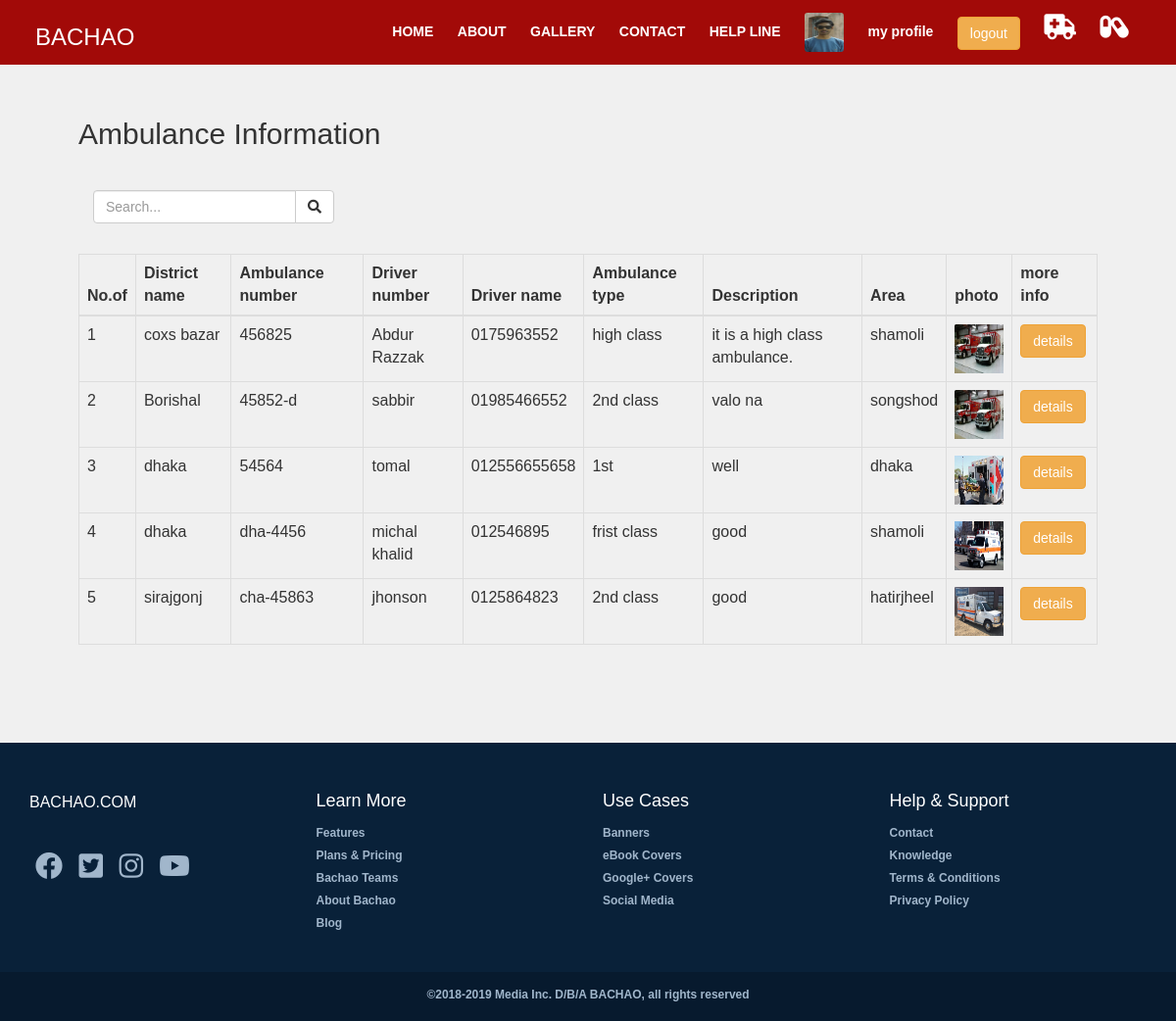
The page /reg_user/call_for_ambulance.php (signed in) on the database its author committed.
### tables this page shows
CREATE TABLE IF NOT EXISTS `registration` (
`reg_id` int(50) NOT NULL,
  `first_name` varchar(50) NOT NULL,
  `last_name` text NOT NULL,
  `address` varchar(50) NOT NULL,
  `city` varchar(50) NOT NULL,
  `state` varchar(50) NOT NULL,
  `zip` int(50) NOT NULL,
  `nid` varchar(200) NOT NULL,
  `age` int(50) NOT NULL,
  `gender` varchar(50) NOT NULL,
  `date` date NOT NULL,
  `phone` varchar(50) NOT NULL,
  `email` varchar(50) NOT NULL,
  `blood` varchar(50) NOT NULL,
  `photo` varchar(50) NOT NULL,
  `pass` varchar(50) NOT NULL,
  `type` int(50) NOT NULL
);

CREATE TABLE IF NOT EXISTS `add_ambulance` (
`amb_id` int(50) NOT NULL,
  `ambulance_number` varchar(50) NOT NULL,
  `driver_name` varchar(50) NOT NULL,
  `dr_p_nu` varchar(50) NOT NULL,
  `ambulance_type` varchar(50) NOT NULL,
  `ambulance_area` varchar(50) NOT NULL,
  `am_discrip` varchar(50) NOT NULL,
  `amb_photo` varchar(50) NOT NULL,
  `district_name` varchar(100) NOT NULL
);

### reg_user/call_for_ambulance.php (the view, shortened to what this page needs)
<?php
include 'reg_header.php';
include 'reg_menu.php';
?>
<section class="call_for_ambulance">
<div class="container col-md-12">
    <div class="row">
    <div class=" ">
  <h2>Ambulance Information</h2>
          <br>
           <form action="user_search.php" class="navbar-form" role="search">
                <div class="input-group">
                    <input type="text" class="form-control" placeholder="Search..." name="search">
                    <div class="input-group-btn">
                        <button class="btn btn-default " type="submit"><span><i class="fa fa-search"></i></span></button>
                    </div>
                </div>
            </form>
          <br>
  <table class="table-responsive table-bordered table-hover table">
    <thead>
      <tr>
          <th>No.of</th>
          <th>District name</th>
        <th>Ambulance number</th>
        <th>Driver number</th>
        <th>Driver name</th>
        <th>Ambulance type</th>
        <th>Description</th>
        <th>Area</th>
        <th>photo</th>
        <th>more info</th>
      </tr>
    </thead>
    <tbody>
         <?php
        $i=0;
                    $select=  mysql_query("SELECT * FROM add_ambulance");
                    while ($fetch = mysql_fetch_array($select)){
                        $i=$i+1;
                        ?>
        <tr>
                        <td>
                       <?php
                      echo $i;
                        ?>
                        </td>
                        <td> <?php echo $fetch['district_name'];?></td>
                        <td> <?php echo $fetch['ambulance_number'];?></td>
                        <td><?php echo $fetch['driver_name'];?></td>
                        <td> <?php echo $fetch['dr_p_nu'];?></td>
                        <td><?php echo $fetch['ambulance_type'];?></td>
                        <td><?php echo $fetch['am_discrip'];?></td>
                         <td><?php echo $fetch['ambulance_area'];?></td>
                        <td><img style="height: 50px; width: 50px;" src="../<?php echo $fetch['amb_photo'];?>"></td>
                        <td> <a href="view_user_ambulance.php?id=<?php echo $fetch['amb_id']; ?>"><button type="button" class="btp btn btn-warning">details</button></a></td>
                    </tr> <?php
                    }
                    ?>
    </tbody>
  </table>
</div>
</div>
</div>
</section>
<?php include '../user_footer.php';?>

### reg_user/reg_menu.php (shortened to what this page needs)
<div class="wrapper">
		<header>
			<nav>
			 <?php
    $user_email = $_SESSION['email'];
    $select= mysql_query("SELECT * FROM registration WHERE email='$user_email'");
    $fetch=  mysql_fetch_array($select);
    ?>
				<div class="logo ">
                                    <a href="reg_index.php"><h3 style="color: #fff;">BACHAO</h3></a>
				</div>
				<div class="menu black">
					<ul>
						<li><a href="reg_index.php">HOME</a></li>
						<li><a href="reg_about.php">ABOUT</a></li>
						<li><a href="reg_gallery.php">GALLERY </a></li>
						<li><a href="reg_contact.php">CONTACT</a></li>
                                                <li><a href="help_line.php">HELP LINE</a></li>
                                                <li class="re_img_li"><img class="re_img"  src="../<?php echo $fetch['photo'];?>"></li>
                                                <li><a href="reg_user_profile.php">my profile</a></li>
                                                <li><a href="../logout.php"><button type="button" class="bt btn btn-warning">logout</button></a></li>
                                                <li><a href="view_user_msg.php"><i style="font-size:26px;" class="fa fa-ambulance"></i></a></li>
                                                <li><a href="view_medi_msg.php"><i style="font-size:26px;" class="fas fa-capsules"></i></a></li>
                                        </ul>
				</div>
			</nav>
		</header>
	</div>

### style.css (style rules this page uses)
html,body { margin:0; padding: 0; width: 100%; }
body { height: 100vh; background: #f0f0f0; font-size: 16PX; font-family:proxima-nova,sans-serif; display: table; }
.form-control { padding: 0px 12px; }
header { width:100%; height:10vh; background-size:cover; }
.wrapper { width:100%; height:0vh; background: url() no-repeat 50% 10%; background-size:cover; }
.logo { position: fixed; float: left; margin: -20px 36px; color: #f6f7fb; font-weight: bold; font-size: 24px; padding: 25px 0px; }
nav { position:fixed; width:100%; z-index: 20; }
nav ul { list-style:none; background:#A20A08; overflow:hidden; color:#fff; padding:8px; text-align:center; padding-left: 30%; transition:0.3s; }
nav ul li { display:inline-block; right: 0; padding: 5px 10px; }
nav ul li a { text-decoration:none; color:#fff; font-size:14px; font-weight: bold; }
.call_for_ambulance { height: 100%; margin-top: 100px; margin-left: 80px; margin-right: 80px; margin-bottom: 80px; display: table; }

### reg_user/reg_menu.php (style rules this page uses)
.re_img { height: 40px; width: 40px; border-radius: 3px; }

### rows shown on the page
registration: photo (picture)
add_ambulance: district_name "coxs bazar", ambulance_number "456825", driver_name "Abdur Razzak", dr_p_nu "0175963552", ambulance_type "high class", am_discrip "it is a high class ambulance.", ambulance_area "shamoli", amb_photo (picture)
add_ambulance: district_name "Borishal", ambulance_number "45852-d", driver_name "sabbir", dr_p_nu "01985466552", ambulance_type "2nd class", am_discrip "valo na", ambulance_area "songshod", amb_photo (picture)
add_ambulance: district_name "dhaka", ambulance_number "54564", driver_name "tomal", dr_p_nu "012556655658", ambulance_type "1st", am_discrip "well", ambulance_area "dhaka", amb_photo (picture)
add_ambulance: district_name "dhaka", ambulance_number "dha-4456", driver_name "michal khalid", dr_p_nu "012546895", ambulance_type "frist class", am_discrip "good", ambulance_area "shamoli", amb_photo (picture)
add_ambulance: district_name "sirajgonj", ambulance_number "cha-45863", driver_name "jhonson", dr_p_nu "0125864823", ambulance_type "2nd class", am_discrip "good", ambulance_area "hatirjheel", amb_photo (picture)
